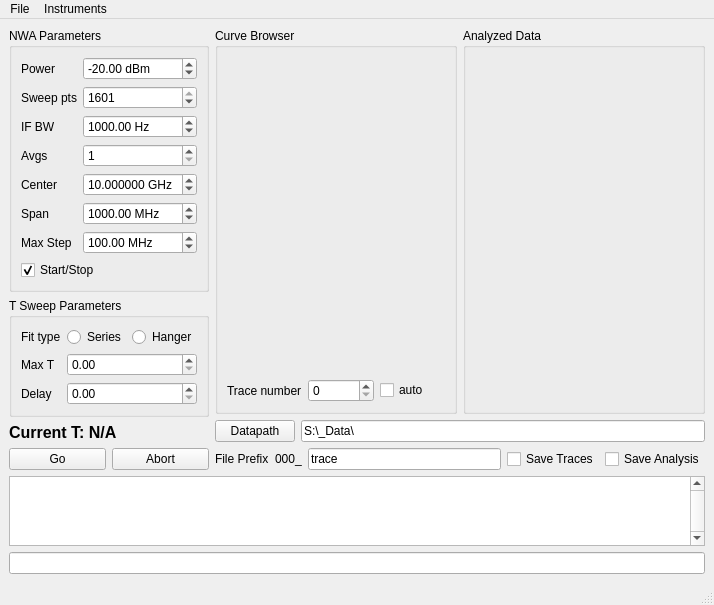
<?xml version="1.0" encoding="UTF-8"?>
<ui version="4.0">
 <class>NWAWindow</class>
 <widget class="QMainWindow" name="NWAWindow">
  <property name="geometry">
   <rect>
    <x>0</x>
    <y>0</y>
    <width>714</width>
    <height>597</height>
   </rect>
  </property>
  <property name="windowTitle">
   <string>Network Analyzer Interface</string>
  </property>
  <widget class="QWidget" name="centralwidget">
   <layout class="QVBoxLayout" name="verticalLayout_4">
    <item>
     <layout class="QHBoxLayout" name="horizontalLayout">
      <item>
       <layout class="QVBoxLayout" name="verticalLayout_7">
        <item>
         <widget class="QGroupBox" name="groupBox">
          <property name="title">
           <string>NWA Parameters</string>
          </property>
          <layout class="QVBoxLayout" name="verticalLayout_3">
           <item>
            <layout class="QFormLayout" name="formLayout">
             <property name="fieldGrowthPolicy">
              <enum>QFormLayout::AllNonFixedFieldsGrow</enum>
             </property>
             <item row="0" column="0">
              <widget class="QLabel" name="label">
               <property name="text">
                <string>Power</string>
               </property>
              </widget>
             </item>
             <item row="0" column="1">
              <widget class="QDoubleSpinBox" name="powerSpinBox">
               <property name="suffix">
                <string> dBm</string>
               </property>
               <property name="minimum">
                <double>-100.000000000000000</double>
               </property>
               <property name="maximum">
                <double>10.000000000000000</double>
               </property>
               <property name="value">
                <double>-20.000000000000000</double>
               </property>
              </widget>
             </item>
             <item row="1" column="0">
              <widget class="QLabel" name="label_2">
               <property name="text">
                <string>Sweep pts</string>
               </property>
              </widget>
             </item>
             <item row="1" column="1">
              <widget class="QSpinBox" name="sweep_ptsSpinBox">
               <property name="maximum">
                <number>1601</number>
               </property>
               <property name="value">
                <number>1601</number>
               </property>
              </widget>
             </item>
             <item row="2" column="0">
              <widget class="QLabel" name="label_3">
               <property name="text">
                <string>IF BW</string>
               </property>
              </widget>
             </item>
             <item row="2" column="1">
              <widget class="QDoubleSpinBox" name="ifbwSpinBox">
               <property name="suffix">
                <string> Hz</string>
               </property>
               <property name="minimum">
                <double>10.000000000000000</double>
               </property>
               <property name="maximum">
                <double>1000000.000000000000000</double>
               </property>
               <property name="value">
                <double>1000.000000000000000</double>
               </property>
              </widget>
             </item>
             <item row="3" column="0">
              <widget class="QLabel" name="label_4">
               <property name="text">
                <string>Avgs</string>
               </property>
              </widget>
             </item>
             <item row="3" column="1">
              <widget class="QSpinBox" name="avgsSpinBox">
               <property name="minimum">
                <number>1</number>
               </property>
              </widget>
             </item>
             <item row="4" column="0">
              <widget class="QLabel" name="centerstartLabel">
               <property name="text">
                <string>Center</string>
               </property>
              </widget>
             </item>
             <item row="4" column="1">
              <widget class="QDoubleSpinBox" name="centerstartSpinBox">
               <property name="suffix">
                <string> GHz</string>
               </property>
               <property name="decimals">
                <number>6</number>
               </property>
               <property name="maximum">
                <double>20.000000000000000</double>
               </property>
               <property name="singleStep">
                <double>0.100000000000000</double>
               </property>
               <property name="value">
                <double>10.000000000000000</double>
               </property>
              </widget>
             </item>
             <item row="5" column="0">
              <widget class="QLabel" name="spanstopLabel">
               <property name="text">
                <string>Span</string>
               </property>
              </widget>
             </item>
             <item row="5" column="1">
              <widget class="QDoubleSpinBox" name="spanstopSpinBox">
               <property name="sizePolicy">
                <sizepolicy hsizetype="Minimum" vsizetype="Fixed">
                 <horstretch>0</horstretch>
                 <verstretch>0</verstretch>
                </sizepolicy>
               </property>
               <property name="suffix">
                <string> MHz</string>
               </property>
               <property name="maximum">
                <double>20000.000000000000000</double>
               </property>
               <property name="value">
                <double>1000.000000000000000</double>
               </property>
              </widget>
             </item>
             <item row="6" column="0">
              <widget class="QLabel" name="label_5">
               <property name="text">
                <string>Max Step</string>
               </property>
              </widget>
             </item>
             <item row="6" column="1">
              <widget class="QDoubleSpinBox" name="resolutionSpinBox">
               <property name="suffix">
                <string> MHz</string>
               </property>
               <property name="minimum">
                <double>10.000000000000000</double>
               </property>
               <property name="maximum">
                <double>999999999.000000000000000</double>
               </property>
               <property name="value">
                <double>100.000000000000000</double>
               </property>
              </widget>
             </item>
            </layout>
           </item>
           <item>
            <widget class="QCheckBox" name="centerspanstartstopCheckBox">
             <property name="text">
              <string>Start/Stop</string>
             </property>
             <property name="checked">
              <bool>true</bool>
             </property>
            </widget>
           </item>
          </layout>
         </widget>
        </item>
        <item>
         <widget class="QGroupBox" name="groupBox_4">
          <property name="title">
           <string>T Sweep Parameters</string>
          </property>
          <layout class="QFormLayout" name="formLayout_3">
           <property name="fieldGrowthPolicy">
            <enum>QFormLayout::AllNonFixedFieldsGrow</enum>
           </property>
           <item row="0" column="0">
            <widget class="QLabel" name="label_7">
             <property name="text">
              <string>Fit type</string>
             </property>
            </widget>
           </item>
           <item row="0" column="1">
            <layout class="QHBoxLayout" name="horizontalLayout_7">
             <item>
              <widget class="QRadioButton" name="radioButton">
               <property name="text">
                <string>Series</string>
               </property>
              </widget>
             </item>
             <item>
              <widget class="QRadioButton" name="radioButton_2">
               <property name="text">
                <string>Hanger</string>
               </property>
              </widget>
             </item>
            </layout>
           </item>
           <item row="1" column="0">
            <widget class="QLabel" name="label_8">
             <property name="text">
              <string>Max T</string>
             </property>
            </widget>
           </item>
           <item row="1" column="1">
            <widget class="QDoubleSpinBox" name="doubleSpinBox"/>
           </item>
           <item row="2" column="0">
            <widget class="QLabel" name="label_9">
             <property name="text">
              <string>Delay</string>
             </property>
            </widget>
           </item>
           <item row="2" column="1">
            <widget class="QDoubleSpinBox" name="doubleSpinBox_2"/>
           </item>
          </layout>
         </widget>
        </item>
        <item>
         <spacer name="verticalSpacer">
          <property name="orientation">
           <enum>Qt::Vertical</enum>
          </property>
          <property name="sizeHint" stdset="0">
           <size>
            <width>20</width>
            <height>40</height>
           </size>
          </property>
         </spacer>
        </item>
        <item>
         <widget class="QLabel" name="label_10">
          <property name="font">
           <font>
            <pointsize>12</pointsize>
            <weight>75</weight>
            <bold>true</bold>
           </font>
          </property>
          <property name="text">
           <string>Current T: N/A</string>
          </property>
         </widget>
        </item>
        <item>
         <layout class="QHBoxLayout" name="horizontalLayout_2">
          <item>
           <widget class="QPushButton" name="go_button">
            <property name="text">
             <string>Go</string>
            </property>
           </widget>
          </item>
          <item>
           <widget class="QPushButton" name="abort_button">
            <property name="text">
             <string>Abort</string>
            </property>
           </widget>
          </item>
         </layout>
        </item>
       </layout>
      </item>
      <item>
       <layout class="QVBoxLayout" name="verticalLayout">
        <item>
         <layout class="QHBoxLayout" name="horizontalLayout_4">
          <item>
           <widget class="QGroupBox" name="groupBox_2">
            <property name="title">
             <string>Curve Browser</string>
            </property>
            <layout class="QVBoxLayout" name="verticalLayout_5">
             <item>
              <widget class="CurveWidget" name="curvewidget">
               <property name="orientation">
                <enum>Qt::Horizontal</enum>
               </property>
              </widget>
             </item>
             <item>
              <layout class="QHBoxLayout" name="horizontalLayout_5">
               <item>
                <widget class="QLabel" name="label_6">
                 <property name="text">
                  <string>Trace number</string>
                 </property>
                </widget>
               </item>
               <item>
                <widget class="QSpinBox" name="spinBox"/>
               </item>
               <item>
                <widget class="QCheckBox" name="checkBox">
                 <property name="text">
                  <string>auto</string>
                 </property>
                </widget>
               </item>
              </layout>
             </item>
            </layout>
           </widget>
          </item>
          <item>
           <widget class="QGroupBox" name="groupBox_3">
            <property name="title">
             <string>Analyzed Data</string>
            </property>
            <layout class="QVBoxLayout" name="verticalLayout_6">
             <item>
              <widget class="CurveWidget" name="curvewidget_2">
               <property name="orientation">
                <enum>Qt::Horizontal</enum>
               </property>
              </widget>
             </item>
             <item>
              <widget class="CurveWidget" name="curvewidget_3">
               <property name="orientation">
                <enum>Qt::Horizontal</enum>
               </property>
              </widget>
             </item>
            </layout>
           </widget>
          </item>
         </layout>
        </item>
        <item>
         <layout class="QHBoxLayout" name="horizontalLayout_3">
          <item>
           <widget class="QPushButton" name="datapathButton">
            <property name="text">
             <string>Datapath</string>
            </property>
           </widget>
          </item>
          <item>
           <widget class="QLineEdit" name="datapathLineEdit">
            <property name="text">
             <string>S:\_Data\</string>
            </property>
           </widget>
          </item>
         </layout>
        </item>
        <item>
         <layout class="QHBoxLayout" name="horizontalLayout_6">
          <item>
           <widget class="QLabel" name="label_20">
            <property name="text">
             <string>File Prefix</string>
            </property>
           </widget>
          </item>
          <item>
           <widget class="QLabel" name="filenumberLabel">
            <property name="text">
             <string>000_</string>
            </property>
           </widget>
          </item>
          <item>
           <widget class="QLineEdit" name="prefixLineEdit">
            <property name="text">
             <string>trace</string>
            </property>
           </widget>
          </item>
          <item>
           <widget class="QCheckBox" name="saveCheckBox">
            <property name="text">
             <string>Save Traces</string>
            </property>
           </widget>
          </item>
          <item>
           <widget class="QCheckBox" name="checkBox_2">
            <property name="text">
             <string>Save Analysis</string>
            </property>
           </widget>
          </item>
         </layout>
        </item>
       </layout>
      </item>
     </layout>
    </item>
    <item>
     <layout class="QVBoxLayout" name="verticalLayout_2">
      <item>
       <widget class="QTextBrowser" name="message_box">
        <property name="sizePolicy">
         <sizepolicy hsizetype="Expanding" vsizetype="Maximum">
          <horstretch>0</horstretch>
          <verstretch>0</verstretch>
         </sizepolicy>
        </property>
        <property name="maximumSize">
         <size>
          <width>16777215</width>
          <height>80</height>
         </size>
        </property>
        <property name="verticalScrollBarPolicy">
         <enum>Qt::ScrollBarAlwaysOn</enum>
        </property>
        <property name="html">
         <string>&lt;!DOCTYPE HTML PUBLIC &quot;-//W3C//DTD HTML 4.0//EN&quot; &quot;http://www.w3.org/TR/REC-html40/strict.dtd&quot;&gt;
&lt;html&gt;&lt;head&gt;&lt;meta name=&quot;qrichtext&quot; content=&quot;1&quot; /&gt;&lt;style type=&quot;text/css&quot;&gt;
p, li { white-space: pre-wrap; }
&lt;/style&gt;&lt;/head&gt;&lt;body style=&quot; font-family:'MS Shell Dlg 2'; font-size:8.25pt; font-weight:400; font-style:normal;&quot;&gt;
&lt;p style=&quot;-qt-paragraph-type:empty; margin-top:0px; margin-bottom:0px; margin-left:0px; margin-right:0px; -qt-block-indent:0; text-indent:0px; font-size:8pt;&quot;&gt;&lt;/p&gt;&lt;/body&gt;&lt;/html&gt;</string>
        </property>
       </widget>
      </item>
     </layout>
    </item>
    <item>
     <widget class="QLineEdit" name="cmd_lineEdit"/>
    </item>
   </layout>
  </widget>
  <widget class="QMenuBar" name="menubar">
   <property name="geometry">
    <rect>
     <x>0</x>
     <y>0</y>
     <width>714</width>
     <height>22</height>
    </rect>
   </property>
   <widget class="QMenu" name="menuFile">
    <property name="title">
     <string>File</string>
    </property>
    <widget class="QMenu" name="menuSave">
     <property name="title">
      <string>Save..</string>
     </property>
     <addaction name="actionExperimental_Settings"/>
     <addaction name="actionExperimental_and_Instrument_Settings"/>
    </widget>
    <addaction name="menuSave"/>
    <addaction name="actionLoad"/>
   </widget>
   <widget class="QMenu" name="menuInstruments">
    <property name="title">
     <string>Instruments</string>
    </property>
   </widget>
   <addaction name="menuFile"/>
   <addaction name="menuInstruments"/>
  </widget>
  <widget class="QStatusBar" name="statusbar"/>
  <action name="actionExperimental_Settings">
   <property name="text">
    <string>Experimental Settings</string>
   </property>
  </action>
  <action name="actionExperimental_and_Instrument_Settings">
   <property name="text">
    <string>Experimental and Instrument Settings</string>
   </property>
  </action>
  <action name="actionLoad">
   <property name="text">
    <string>Load</string>
   </property>
  </action>
 </widget>
 <customwidgets>
  <customwidget>
   <class>CurveWidget</class>
   <extends>QSplitter</extends>
   <header>guiqwt.plot</header>
  </customwidget>
 </customwidgets>
 <resources/>
 <connections/>
</ui>
